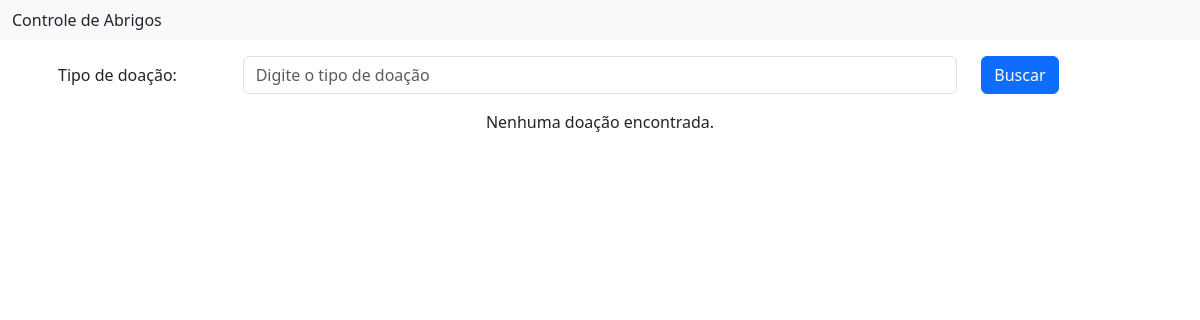
/doacoes/, run on an earlier commit of the app's database.
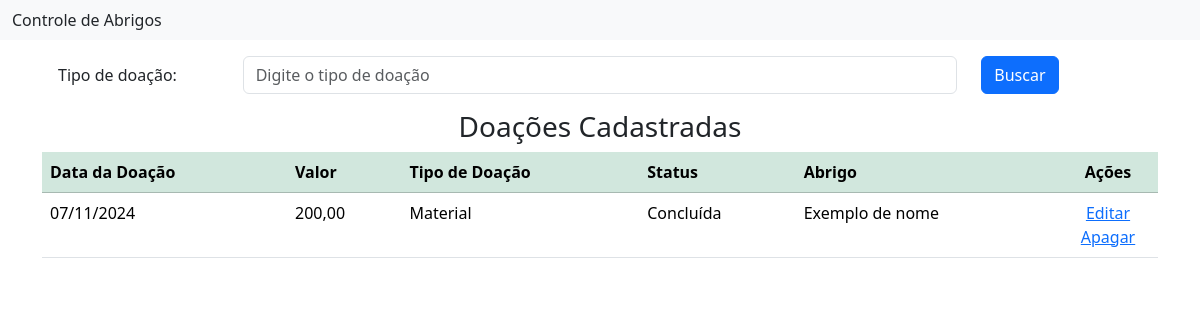
And on a later commit of the database.
### doacoes/models.py (models this page shows, shortened)
class Doacao(models.Model):
    TIPO_DOACAO_CHOICES = [
        ('MONETARIA', 'Monetária'),
        ('MATERIAL', 'Material'),
        ('SERVICO', 'Serviço'),
    ]
    STATUS_DOACAO_CHOICES = [
        ('PENDENTE', 'Pendente'),
        ('CONCLUIDA', 'Concluída'),
        ('PROCESSANDO', 'Processando'),
    ]
    data_doacao = models.CharField('Data da Doação',max_length=20, help_text='Data em que a doação foi realizada')
    valor = models.DecimalField('Valor', max_digits=10, decimal_places=2, help_text='Valor da doação')
    tipo_doacao = models.CharField('Tipo de Doação', max_length=20, choices=TIPO_DOACAO_CHOICES, help_text='Tipo de doação')
    status = models.CharField('Status', max_length=20, choices=STATUS_DOACAO_CHOICES, help_text='Status da doação')
    abrigo = models.ForeignKey('abrigo.Abrigo', verbose_name='Abrigo', help_text='Nome do abrigo',
                               on_delete=models.CASCADE)
    class Meta:
        verbose_name = 'Doação'
        verbose_name_plural = 'Doações'

### abrigo/models.py (models this page shows)
class Abrigo(models.Model):
    nome = models.CharField(max_length=255, verbose_name="Nome", default='Exemplo de nome')
    cnpj = models.CharField(max_length=18, unique=True, verbose_name="CNPJ")
    endereco = models.CharField(max_length=255, verbose_name="Endereço")
    voluntarios = models.ForeignKey('voluntarios.Voluntario', verbose_name='Voluntario', related_name="tste",
                                     on_delete=models.CASCADE, null=True,blank=True)
    class Meta:
        verbose_name = 'Abrigo'
        verbose_name_plural = 'Abrigos'
    def __str__(self):
        return self.nome

### doacoes/views.py (the view)
# urls.py: path('doacoes/', DoacoesView.as_view(), name='doacoes'),
class DoacoesView(ListView):
    model = Doacao
    template_name = 'doacoes.html'
    def get_queryset(self):
        buscar = self.request.GET.get('buscar')
        qs = super(DoacoesView, self).get_queryset()
        if buscar:
            return qs.filter(tipo__icontains=buscar)
        if qs.count() > 0:
            paginator = Paginator(qs, 10)  # Ajuste o número de itens por página conforme necessário
            listagem = paginator.get_page(self.request.GET.get('page'))
            return listagem
        else:
            messages.info(self.request, 'Não existem doações cadastradas')
            return qs

### doacoes/templates/doacoes.html (shortened to what this page needs)
{% extends 'inicial.html' %}
{% load django_bootstrap5 %}
{% load static %}
{% block content %}
<section class="section">
    <div class="container">
        <form action="" method="GET">
            <div class="form-group row p-3">
                <label class="col-sm-2 col-form-label">Tipo de doação: </label>
                <div class="col-sm-8">
                    <input class="form-control" type="text" name="buscar" value="{{ request.GET.buscar }}"
                           placeholder="Digite o tipo de doação">
                </div>
                <div class="col-sm-2">
                    <button type="submit" class="btn btn-primary">
                        Buscar
                    </button>
                </div>
            </div>
        </form>
        {% if object_list %}
            <div class="card-body">
                <h3 class="text-center">Doações Cadastradas</h3>
                <div class="table-responsive">
                    <table class="table table-hover">
                        <thead class="table-success">
                            <th>Data da Doação</th>
                            <th>Valor</th>
                            <th>Tipo de Doação</th>
                            <th>Status</th>
                            <th>Abrigo</th>
                            <th style="width: 100px; text-align: center">Ações</th>
                        </thead>
                        <tbody>
                            {% for doacao in object_list %}
                                <tr>
                                    <td>{{ doacao.data_doacao}}</td>
                                    <td>{{ doacao.valor }}</td>
                                    <td>{{ doacao.get_tipo_doacao_display }}</td>
                                    <td>{{ doacao.get_status_display }}</td>
                                    <td>{{ doacao.abrigo }}</td>
                                    <td style="text-align: center">
                                        <a href="{% url 'doacoes_editar' doacao.pk %}">
                                            <span class="icon">
                                                 Editar
                                            </span>
                                        </a>
                                        <a href="{% url 'doacoes_apagar' doacao.pk %}">
                                            <span class="icon">
                                                 Apagar
                                            </span>
                                        </a>
                                    </td>
                                </tr>
                            {% endfor %}
                        </tbody>
                    </table>
                </div>
            </div>
        {% else %}
            <p class="text-center">Nenhuma doação encontrada.</p>
        {% endif %}
    </div>
</section>
{% endblock %}

What changed in the data, as far as the page shows it:
added Doacao: data_doacao "07/11/2024", valor "200,00", tipo_doacao "Material", status "Concluída", abrigo "Exemplo de nome"
Also different on the page:
text no longer shown: "Nenhuma doação encontrada."
text now shown: "Doações Cadastradas Data da Doação Valor Tipo de Doação Status Abrigo Ações"
